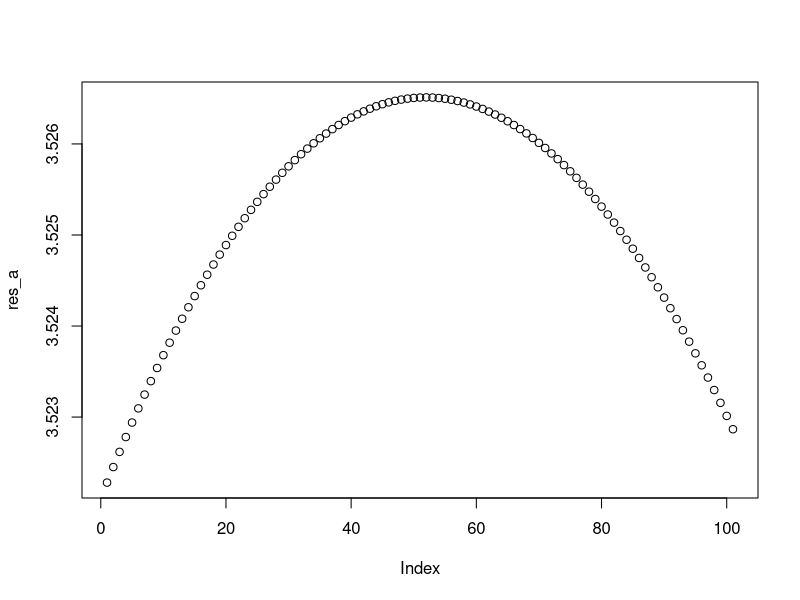
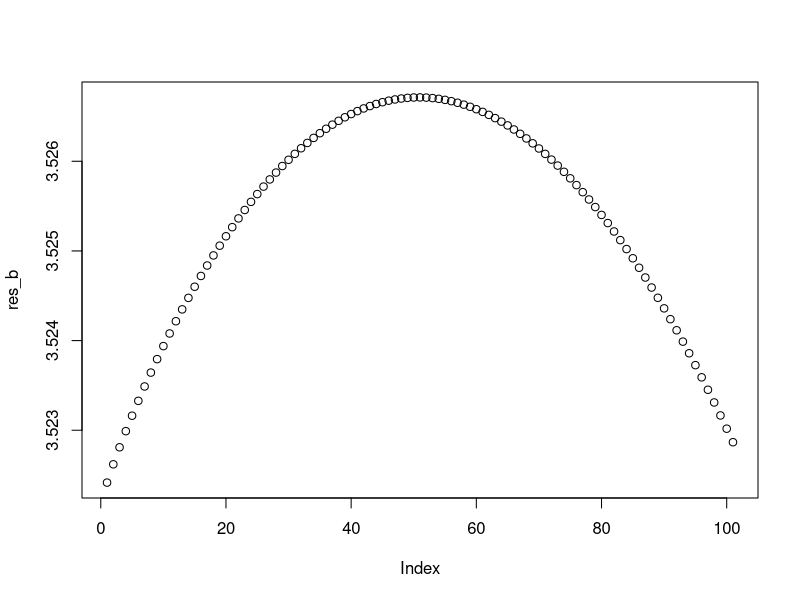
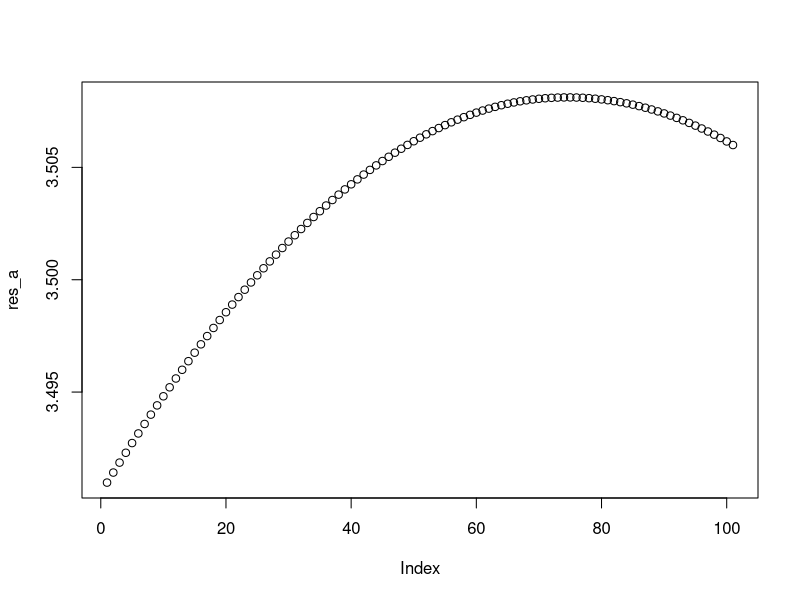
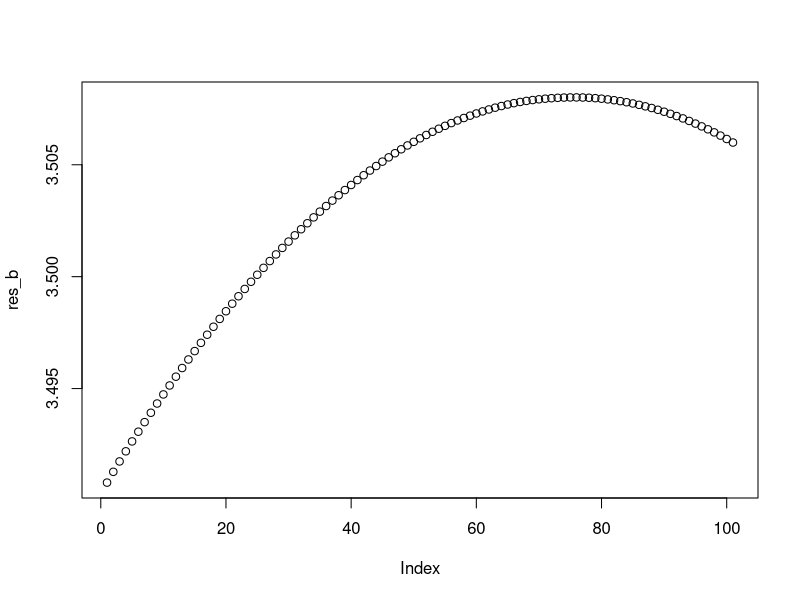
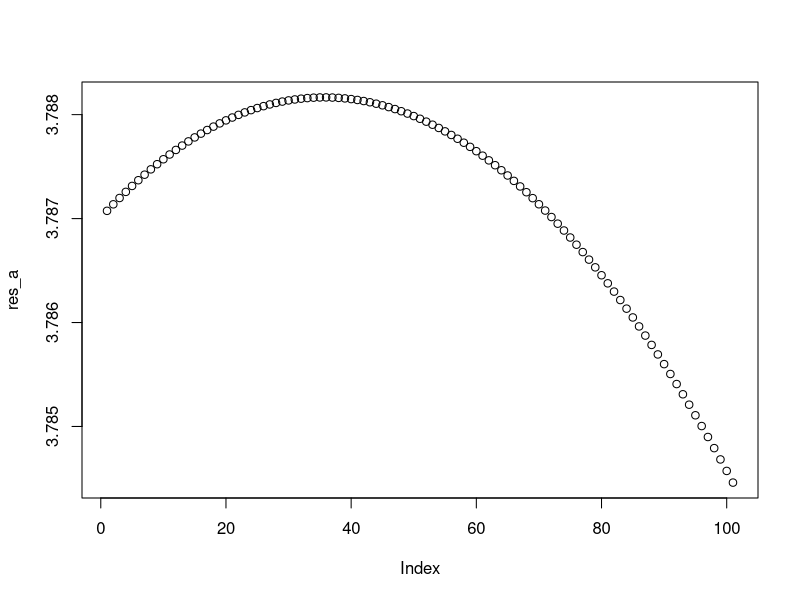
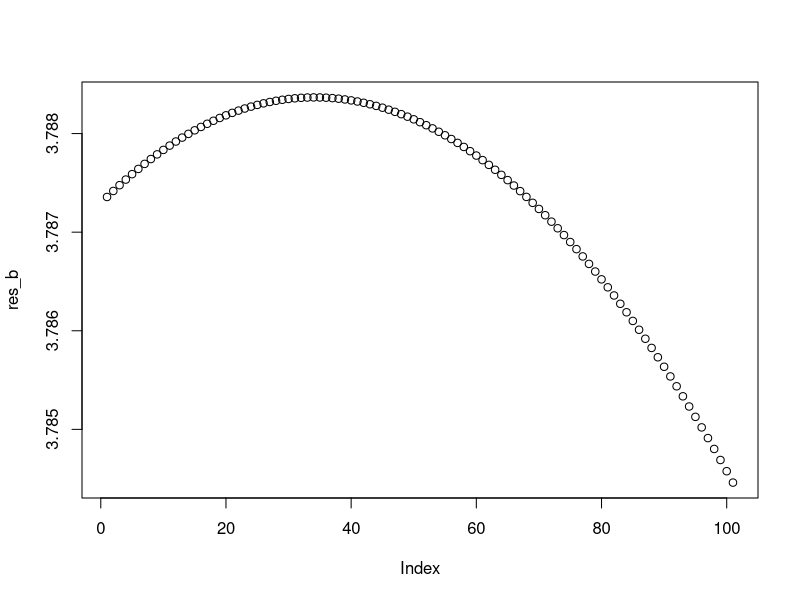
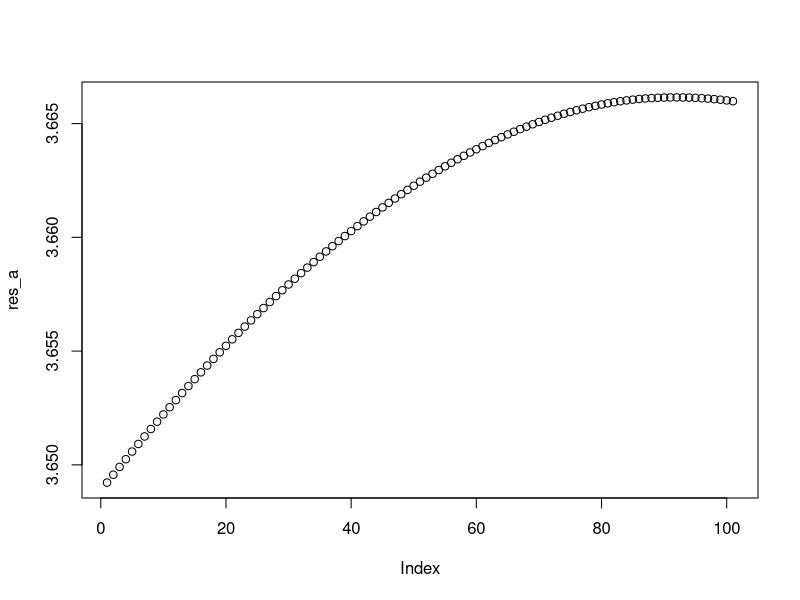
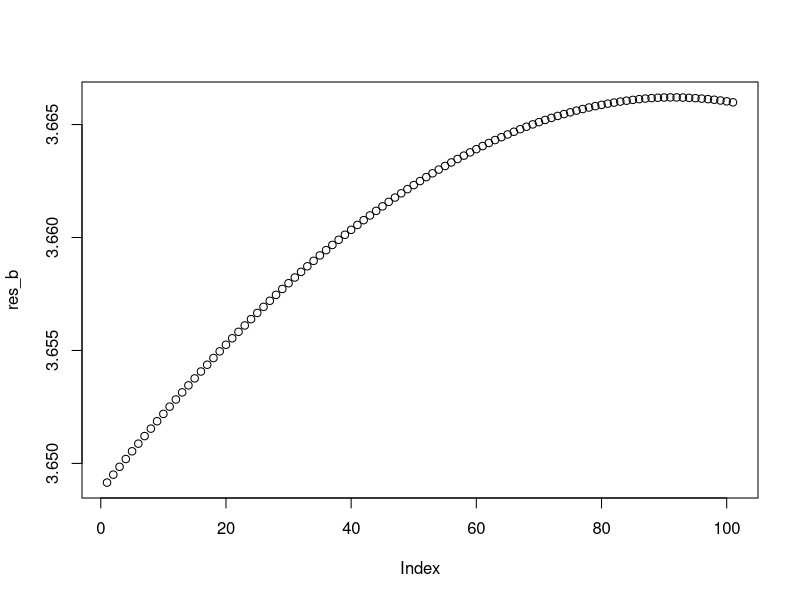

Here is the R script that generated these plots, in order:
###########################################################################################################################################
###################### discrete choice problem for risk sharing in presence of consumption cap and transfer ###############################
###########################################################################################################################################

# utility function

util<-function(c,mc=999){
  log(min(c,mc))
}

scenario<-function(mc=999,ps=0,p=0.5)
{
# set seed and # simulated incomes

set.seed(123)
g=10000

# set exogeneous variables

mc=mc#40            # consumption restrictive measures - lower = stricter 
ps=ps#15            # transfer compensation for covid related losses

ep=35               # mean / expected production
sd=8                # standard deviation of production

cf=2                # standard deviation of common factor

p=p/min(mc,50)*50   # price of full risk sharing compared to autarky (linear)

# simulate income for A and B (two ex ante identical countries)

com<-rnorm(g,0,cf)

y_a<-rnorm(g,ep,sd)+com
sd(y_a)

y_b<-rnorm(g,ep,sd)+com
sd(y_b)

y_s<-(y_a+y_b)/2
sd(y_s)

# grid for possible degrees of risk sharing (0 no risk sharing at all 1 full risk sharing)

k<-seq(0,1,0.01)

# simulation of resulting utility for different degrees of risk sharing - small economies (-> price takers) 
# assuming that a priori countries take each realisation of income as equally likely we can simulate expectations by taking means across realizations

UA=matrix(nrow = g,ncol = 101)
for (i in 1:g) {
 ua<-sapply(k*y_s[i]+(1-k)*y_a[i]+ps-k*p, util,mc=mc) 
 UA[i,]=ua
}
res_a=colMeans(UA)
plot(res_a)

UB=matrix(nrow = g,ncol = 101)
for (i in 1:g) {
  ub<-sapply(k*y_s[i]+(1-k)*y_b[i]+ps-k*p, util,mc=mc) 
  UB[i,]=ub
}
res_b=colMeans(UB)
plot(res_b)
}

# basecase
scenario()

# restrictive measures
scenario(mc=40)

# policy support
scenario(ps=10)

# interaction of policy support and restrictive measures
scenario(ps=10,mc=40)
